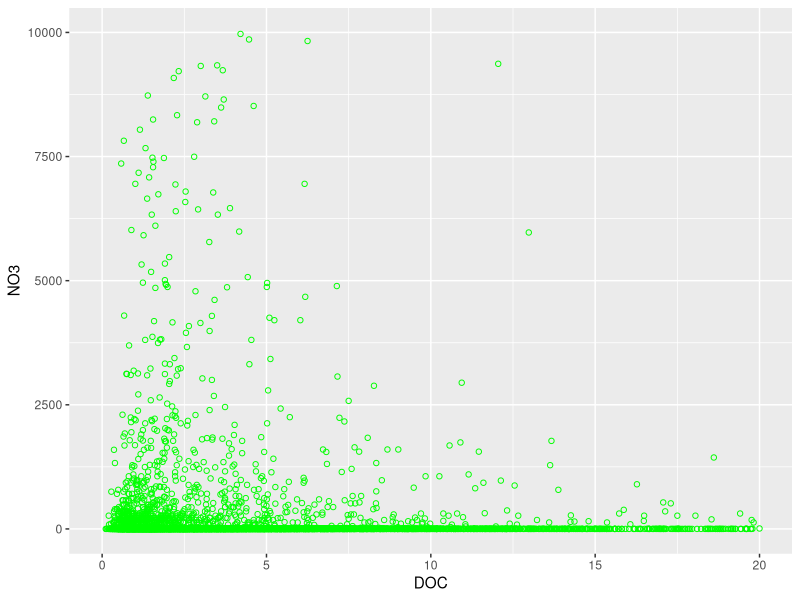
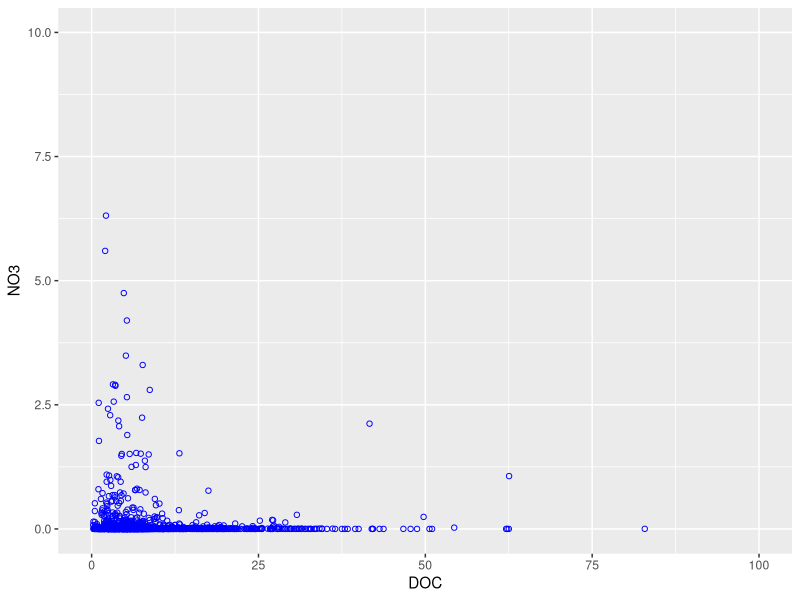
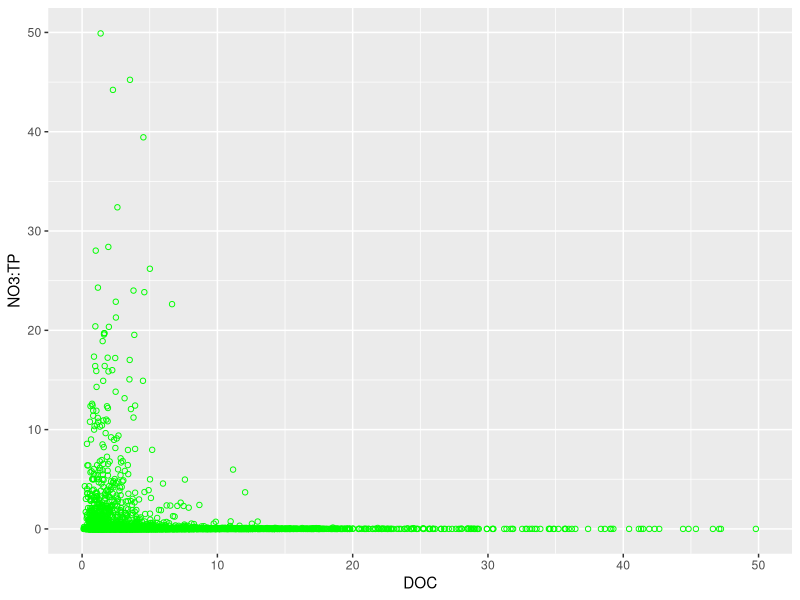
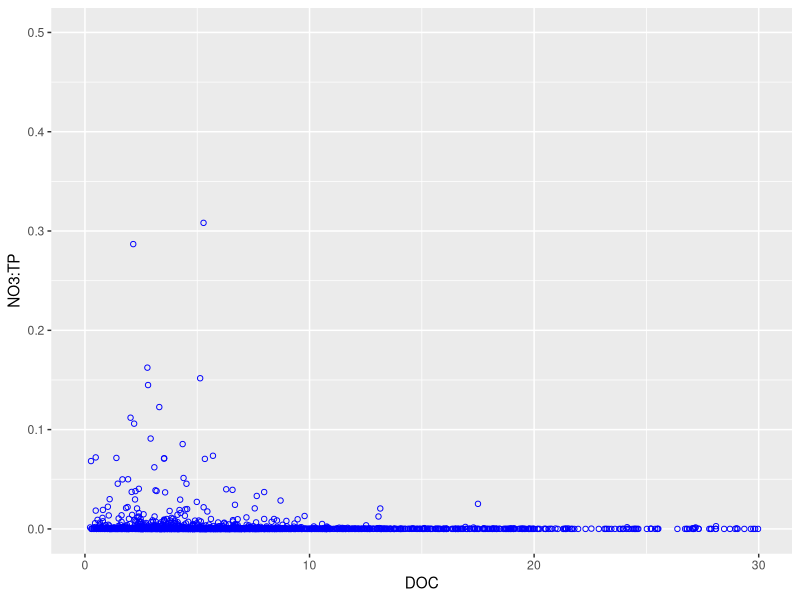
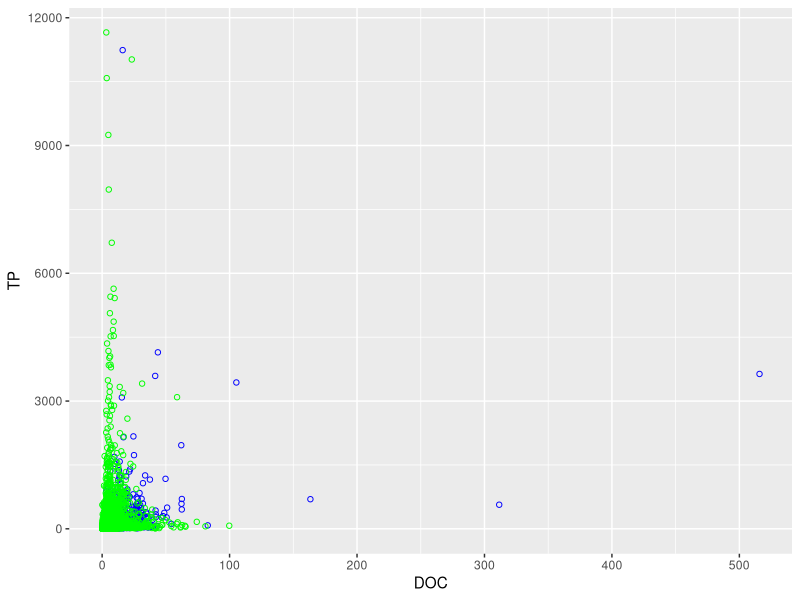
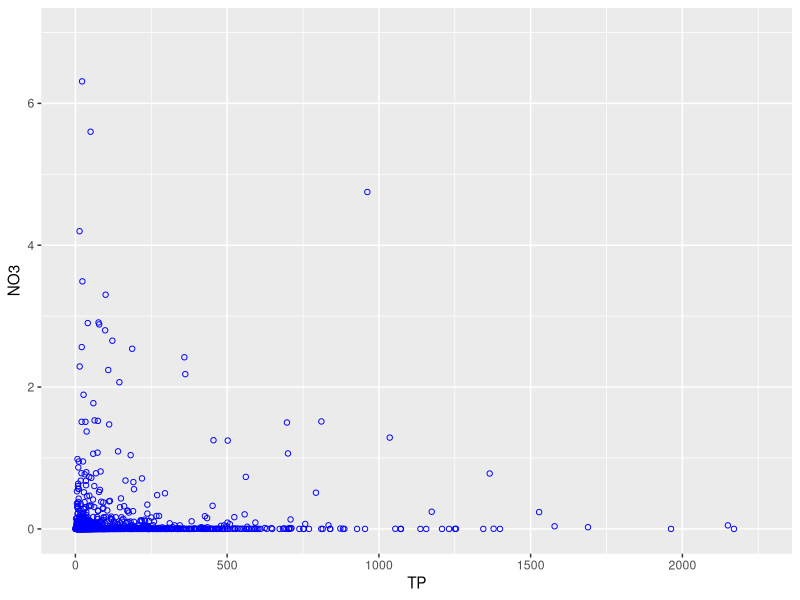
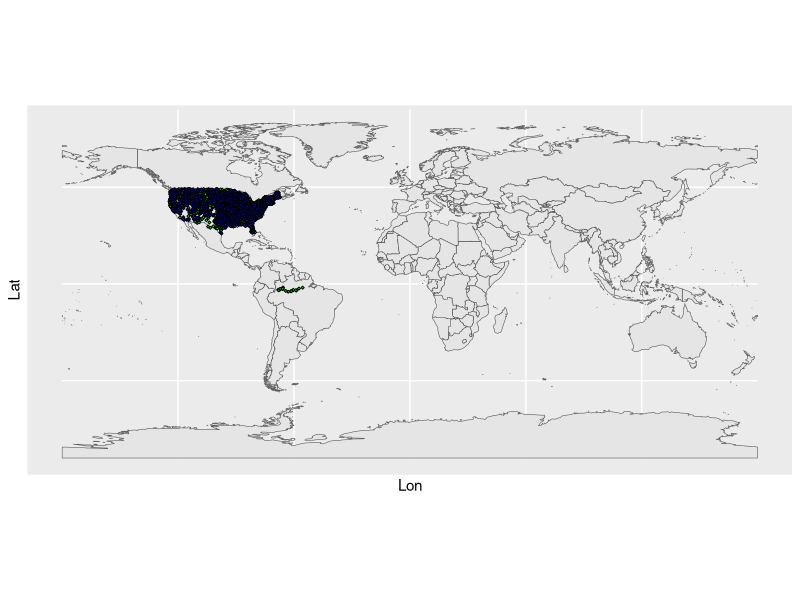

Write R code to recreate these figures, in order.
library("dplyr")
library("ggplot2")
library("rnaturalearth")
library("rnaturalearthdata")
library("VennDiagram")
library("lme4")

brazil <-data.frame(read.csv("Data/MedianCalcs/BrazilData_Medians.csv"))
Chla <-data.frame(read.csv("Data/MedianCalcs/ChlaData_Medians.csv"))
NLA2012 <-data.frame(read.csv("Data/MedianCalcs/NLA2012_Medians.csv"))
NLA2017 <-data.frame(read.csv("Data/MedianCalcs/NLA2017_Medians.csv"))
NLArs2008 <-data.frame(read.csv("Data/MedianCalcs/NLArs2008_Medians.csv"))
NLArs2013 <-data.frame(read.csv("Data/MedianCalcs/NLArs2013_Medians.csv"))
NLArs2019 <-data.frame(read.csv("Data/MedianCalcs/NLArs2019_Medians.csv"))
NLAs2004 <-data.frame(read.csv("Data/MedianCalcs/NLAs2004_Medians.csv"))

##All Data##
#DOC TN
Rivers.Nitrate.DOC.NO3<- ggplot(NULL, aes(DOC_Median, NO3_Median))+
  geom_point(data = NLArs2008, col = "green", pch = 1)+
  geom_point(data = NLArs2013, col = "green", pch = 1)+
  geom_point(data = NLArs2019, col = "green", pch = 1)+
  geom_point(data = NLAs2004, col = "green", pch = 1)+
  xlim(0,20)+
  ylim(0,10000)+
  labs(x = "DOC",
       y = "NO3")

Rivers.Nitrate.DOC.NO3

Lakes.Nitrate.DOC.NO3<- ggplot(NULL, aes(DOC_Median, NO3_Median))+
  geom_point(data = NLA2012, col = "blue", pch = 1)+
  geom_point(data = NLA2017, col = "blue", pch = 1)+
  xlim(0,100)+
  ylim(0,10)+
  labs(x = "DOC",
       y = "NO3")

Lakes.Nitrate.DOC.NO3

#Doc to NP Ratio
#DOC TN
Rivers.Nitrate.DOC.TNTP<- ggplot(NULL, aes(DOC_Median, NO3toTP_Median))+
  geom_point(data = NLAs2004, col = "green", pch = 1)+
  geom_point(data = NLArs2008, col = "green", pch = 1)+
  geom_point(data = NLArs2013, col = "green", pch = 1)+
  geom_point(data = NLArs2019, col = "green", pch = 1)+
  xlim(0,50)+
  ylim(0,50)+
  labs(y = "NO3:TP",
       x = "DOC")
  
Rivers.Nitrate.DOC.TNTP

Lakes.Nitrate.DOC.TNTP<- ggplot(NULL, aes(DOC_Median, NO3toTP_Median))+
  geom_point(data = NLA2012, col = "blue", pch = 1)+
  geom_point(data = NLA2017, col = "blue", pch = 1)+
  xlim(0,30)+
  ylim(0,.5)+
  labs(y = "NO3:TP",
       x = "DOC")

Lakes.Nitrate.DOC.TNTP

#DOC TP
All.DOC.TP<- ggplot(NULL, aes(DOC_Median, TP_Median))+
  geom_point(data = NLA2012, col = "blue", pch = 1)+
  geom_point(data = NLA2017, col = "blue", pch = 1)+
  geom_point(data = NLArs2008, col = "green", pch = 1)+
  geom_point(data = NLArs2013, col = "green", pch = 1)+
  geom_point(data = NLArs2019, col = "green", pch = 1)+
  geom_point(data = NLAs2004, col = "green", pch = 1)+
  labs(x = "DOC",
       y = "TP")
All.DOC.TP

#TN to TP
Nitrate.TP<- ggplot(NULL, aes(TP_Median, NO3_Median))+
  #geom_point(data = NLArs2008, col = "green", pch = 1)+
  #geom_point(data = NLArs2013, col = "green", pch = 1)+
  #geom_point(data = NLArs2019, col = "green", pch = 1)+
  #geom_point(data = NLAs2004, col = "green", pch = 1)+
  geom_point(data = NLA2012, col = "blue", pch = 1)+
  geom_point(data = NLA2017, col = "blue", pch = 1)+
  xlim(0,2250)+
  ylim(0,7)+
  labs(x = "TP",
       y = "NO3")

Nitrate.TP


##Mapping##

#datapoints <- read.csv("Data/MedianCalcs/NLArs2013_Medians.csv")

world <- ne_countries(scale = "medium", returnclass = "sf")
class(world)


ggplot(data = world) +
  geom_sf() +
#  geom_point(data = NLA2017, aes(x = Lon, y = Lat), size = 1, 
#             shape = 23, fill = "blue")+
#  geom_point(data = NLArs2008, aes(x = Lon, y = Lat), size = 1, 
#             shape = 23, fill = "blue")+
  geom_point(data = NLArs2013, aes(x = Lon, y = Lat), size = .5, 
             shape = 23, fill = "green")+
  geom_point(data = NLA2012, aes(x = Lon, y = Lat), size = .5, 
             shape = 23, fill = "blue")+
#  geom_point(data = NLArs2019, aes(x = Lon, y = Lat), size = 1, 
#             shape = 23, fill = "blue")+
  geom_point(data =brazil, aes(x = Lon, y = Lat), size = .5, 
             shape = 23, fill = "green")
#  geom_point(data =NLAs2004, aes(x = Lon, y = Lat), size = 1, 
#             shape = 23, fill = "blue")
